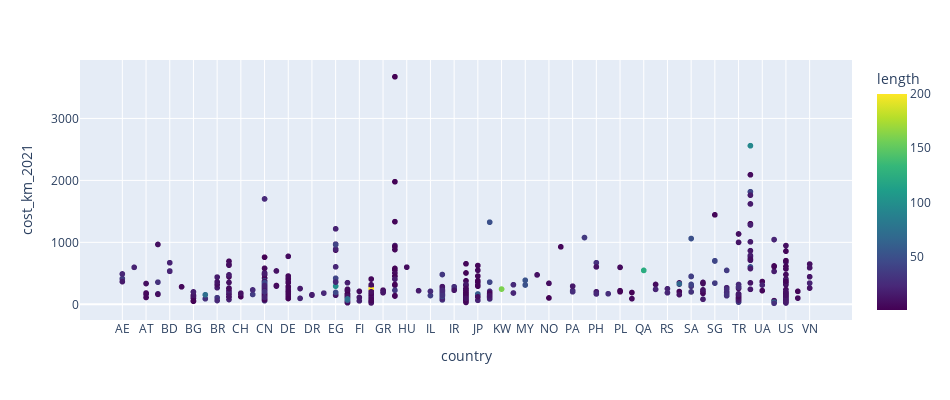

The cell this chart's notebook holds for it:
### Markdown cell above
The plot below shows how significantly the cost of a project can vary within a country. This distribution implies that there are some underlying features unique to each project site that have a significant impact on the total cost of a project in that area and that the total cost isn't perfectly linear with the total track 'length'.

### Code cell
fig = px.scatter(df_engineered.sort_values(by='country'), 
                 x='country',
                 y='cost_km_2021',
                 color='length',
                 color_continuous_scale=px.colors.sequential.Viridis)

fig.update_layout(width=950, height=400)
fig.show()

### Figure 1 — Plotly figure (JSON) as saved in the notebook; plotly's stock layout.template omitted (floating-point values rounded to 4 significant figures; data arrays with more than 128 entries replaced by an {"elided": "..."} marker saying what was removed)
{"data": [{"hovertemplate": "country=%{x}<br>cost_km_2021=%{y}<br>length=%{marker.color}<extra></extra>", "legendgroup": "", "marker": {"color": {"elided": "1015 float values"}, "coloraxis": "coloraxis", "symbol": "circle"}, "mode": "markers", "name": "", "showlegend": false, "type": "scattergl", "x": {"elided": "1015 str values"}, "xaxis": "x", "y": {"elided": "1015 float values"}, "yaxis": "y"}], "layout": {"coloraxis": {"colorbar": {"title": {"text": "length"}}, "colorscale": [[0, "#440154"], [0.1111, "#482878"], [0.2222, "#3e4989"], [0.3333, "#31688e"], [0.4444, "#26828e"], [0.5556, "#1f9e89"], [0.6667, "#35b779"], [0.7778, "#6ece58"], [0.8889, "#b5de2b"], [1, "#fde725"]]}, "height": 400, "legend": {"tracegroupgap": 0}, "margin": {"t": 60}, "width": 950, "xaxis": {"anchor": "y", "domain": [0, 1], "title": {"text": "country"}}, "yaxis": {"anchor": "x", "domain": [0, 1], "title": {"text": "cost_km_2021"}}}}
